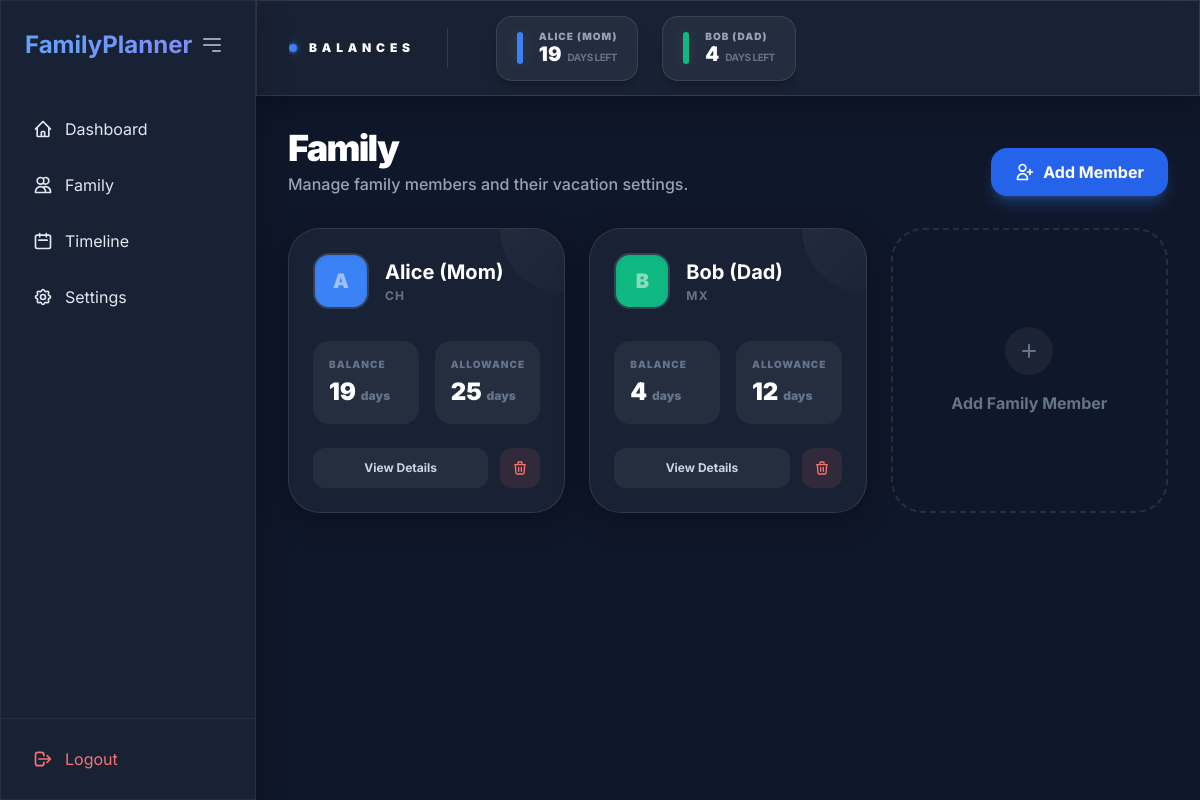
The page /family/ (signed in) on the database its author committed.
### app/models/models.py (models this page shows)
class FamilyMember(Base):
    __tablename__ = "family_members"
    id = Column(Integer, primary_key=True, index=True)
    name = Column(String)
    family_id = Column(Integer, ForeignKey("families.id"))
    country = Column(String)
    subdivision = Column(String, nullable=True)
    vacation_allowance = Column(Float)
    working_days = Column(Integer, default=5) # e.g., 5 days per week
    color = Column(String, default="#3b82f6") # Tailwind blue-500
    family = relationship("Family", back_populates="members")
    vacations = relationship("Vacation", back_populates="member", cascade="all, delete-orphan")

### app/routers/family.py (the view)
@router.get("/", response_class=HTMLResponse)
async def family_list(request: Request, db: Session = Depends(get_db)):
    user_id = request.session.get("user_id")
    if not user_id: return RedirectResponse(url="/login", status_code=303)
    from app.services.family_service import get_family_members
    family_members = get_family_members(db, user_id)
    family = db.query(Family).filter(Family.owner_id == user_id).first()
    return templates.TemplateResponse(request=request, name="family.html", context={
        "members": family_members,
        "family": family,
        "family_members": family_members
    })

### app/templates/family.html (shortened to what this page needs)
{% extends "base.html" %}
{% block content %}
<div class="space-y-8">
    <header class="flex justify-between items-end">
        <div>
            <h1 class="text-4xl font-black text-white tracking-tighter">Family</h1>
            <p class="text-slate-400 font-medium mt-1">Manage family members and their vacation settings.</p>
        </div>
        <button hx-get="/family/add-member" hx-target="#modal-content" class="px-6 py-3 bg-blue-600 hover:bg-blue-700 text-white rounded-2xl font-bold transition-all shadow-lg shadow-blue-500/30 flex items-center">
            <svg class="w-5 h-5 mr-2" fill="none" stroke="currentColor" viewBox="0 0 24 24"><path stroke-linecap="round" stroke-linejoin="round" stroke-width="2" d="M18 9v3m0 0v3m0-3h3m-3 0h-3m-2-5a4 4 0 11-8 0 4 4 0 018 0zM3 20a6 6 0 0112 0v1H3v-1z"></path></svg>
            Add Member
        </button>
    </header>
    <div class="grid grid-cols-1 md:grid-cols-2 lg:grid-cols-3 gap-6">
        {% for member in members %}
        <div id="member-{{ member.id }}" class="glass p-6 rounded-[2rem] hover:border-white/20 transition-all group relative overflow-hidden">
            <div class="absolute top-0 right-0 w-32 h-32 bg-gradient-to-br from-white/5 to-transparent rounded-full -mr-16 -mt-16 group-hover:scale-110 transition-transform duration-500"></div>
            <div class="flex items-start justify-between relative">
                <div class="flex items-center">
                    <div class="w-14 h-14 rounded-2xl flex-shrink-0 mr-4 border-2 border-slate-700 shadow-inner flex items-center justify-center text-xl font-black text-white/50" style="background-color: {{ member.color }}">
                        {{ member.name[0] }}
                    </div>
                    <div>
                        <h3 class="text-xl font-bold text-white group-hover:text-blue-400 transition-colors">{{ member.name }}</h3>
                        <p class="text-xs font-bold text-slate-500 uppercase tracking-widest mt-0.5">{{ member.country }}</p>
                    </div>
                </div>
            </div>
            <div class="mt-8 grid grid-cols-2 gap-4">
                <div class="bg-white/5 p-4 rounded-2xl">
                    <p class="text-[10px] font-black text-slate-500 uppercase tracking-widest">Balance</p>
                    <p class="text-2xl font-black text-white mt-1">{{ member.remaining_balance|int }} <span class="text-xs text-slate-500">days</span></p>
                </div>
                <div class="bg-white/5 p-4 rounded-2xl">
                    <p class="text-[10px] font-black text-slate-500 uppercase tracking-widest">Allowance</p>
                    <p class="text-2xl font-black text-white mt-1">{{ member.vacation_allowance|int }} <span class="text-xs text-slate-500">days</span></p>
                </div>
            </div>
            <div class="mt-6 flex space-x-3 relative">
                <a href="/family/{{ member.id }}" class="flex-1 inline-flex items-center justify-center px-4 py-3 bg-white/5 hover:bg-white/10 rounded-xl text-slate-300 text-xs font-bold transition-all">
                    View Details
                </a>
                <button hx-delete="/family/{{ member.id }}" hx-target="#member-{{ member.id }}" hx-swap="outerHTML" hx-confirm="Are you sure you want to remove {{ member.name }} from the family?" class="p-3 bg-red-400/10 hover:bg-red-400/20 rounded-xl text-red-400 transition-all">
                    <svg class="w-4 h-4" fill="none" stroke="currentColor" viewBox="0 0 24 24"><path stroke-linecap="round" stroke-linejoin="round" stroke-width="2" d="M19 7l-.867 12.142A2 2 0 0116.138 21H7.862a2 2 0 01-1.995-1.858L5 7m5 4v6m4-6v6m1-10V4a1 1 0 00-1-1h-4a1 1 0 00-1 1v3M4 7h16"></path></svg>
                </button>
            </div>
        </div>
        {% endfor %}
        <button hx-get="/family/add-member" hx-target="#modal-content" class="border-2 border-dashed border-white/10 rounded-[2rem] p-8 flex flex-col items-center justify-center text-slate-500 hover:text-slate-300 hover:border-white/20 transition-all group">
            <div class="w-12 h-12 rounded-full bg-white/5 flex items-center justify-center mb-4 group-hover:scale-110 transition-transform">
                <svg class="w-6 h-6" fill="none" stroke="currentColor" viewBox="0 0 24 24"><path stroke-linecap="round" stroke-linejoin="round" stroke-width="2" d="M12 6v6m0 0v6m0-6h6m-6 0H6"></path></svg>
            </div>
            <span class="font-bold">Add Family Member</span>
        </button>
    </div>
</div>
{% endblock %}

### app/templates/base.html (shortened to what this page needs)
<!DOCTYPE html>
<html lang="en">
<head>
    <script src="https://cdn.tailwindcss.com"></script>
    <link rel="stylesheet" href="https://cdnjs.cloudflare.com/ajax/libs/frappe-gantt/0.6.1/frappe-gantt.css">
</head>
<body class="text-slate-200 antialiased">
    <div class="flex h-screen overflow-hidden">
        {% if request.session.get('user_id') %}
        <aside id="sidebar" class="sidebar glass border-r border-white/5 flex flex-col z-20 shrink-0">
            <div class="p-6 flex items-center justify-between">
                <h1 class="text-2xl font-bold bg-gradient-to-r from-blue-400 to-indigo-400 bg-clip-text text-transparent sidebar-logo">
                </h1>
                <button onclick="toggleSidebar()" class="p-2 hover:bg-white/10 rounded-xl transition-all text-slate-400">
                    <svg class="w-6 h-6" fill="none" stroke="currentColor" viewBox="0 0 24 24"><path stroke-linecap="round" stroke-linejoin="round" stroke-width="2" d="M4 6h16M4 12h16m-7 6h7"></path></svg>
                </button>
            </div>
            <nav class="flex-1 px-4 space-y-2 mt-4">
                <a href="/dashboard" class="sidebar-link flex items-center px-4 py-3 rounded-xl transition-all hover:bg-white/5 {% if request.url.path == '/dashboard' %}sidebar-item-active{% endif %}">
                    <span class="sidebar-text">Dashboard</span>
                </a>
                <a href="/family" class="sidebar-link flex items-center px-4 py-3 rounded-xl transition-all hover:bg-white/5 {% if request.url.path == '/family' %}sidebar-item-active{% endif %}">
                    <svg class="w-5 h-5 mr-3 shrink-0" fill="none" stroke="currentColor" viewBox="0 0 24 24"><path stroke-linecap="round" stroke-linejoin="round" stroke-width="2" d="M12 4.354a4 4 0 110 5.292M15 21H3v-1a6 6 0 0112 0v1zm0 0h6v-1a6 6 0 00-9-5.197M13 7a4 4 0 11-8 0 4 4 0 018 0z"></path></svg>
                    <span class="sidebar-text">Family</span>
                </a>
                <a href="/calendar" class="sidebar-link flex items-center px-4 py-3 rounded-xl transition-all hover:bg-white/5 {% if request.url.path == '/calendar' %}sidebar-item-active{% endif %}">
                    <svg class="w-5 h-5 mr-3 shrink-0" fill="none" stroke="currentColor" viewBox="0 0 24 24"><path stroke-linecap="round" stroke-linejoin="round" stroke-width="2" d="M8 7V3m8 4V3m-9 8h10M5 21h14a2 2 0 002-2V7a2 2 0 00-2-2H5a2 2 0 00-2 2v12a2 2 0 002 2z"></path></svg>
                    <span class="sidebar-text">Timeline</span>
                </a>
                <a href="/settings" class="sidebar-link flex items-center px-4 py-3 rounded-xl transition-all hover:bg-white/5 {% if request.url.path == '/settings' %}sidebar-item-active{% endif %}">
                    <span class="sidebar-text">Settings</span>
                </a>
            </nav>
            <div class="p-4 border-t border-white/5">
                <a href="/logout" class="logout-btn flex items-center px-4 py-3 rounded-xl text-red-400 hover:bg-red-400/10 transition-all">
                    <svg class="w-5 h-5 mr-3 shrink-0" fill="none" stroke="currentColor" viewBox="0 0 24 24"><path stroke-linecap="round" stroke-linejoin="round" stroke-width="2" d="M17 16l4-4m0 0l-4-4m4 4H7m6 4v1a3 3 0 01-3 3H6a3 3 0 01-3-3V7a3 3 0 013-3h4a3 3 0 013 3v1"></path></svg>
                    <span class="logout-text">Logout</span>
                </a>
            </div>
        </aside>
        {% endif %}
        <div class="flex-1 flex flex-col overflow-hidden">
            {% if request.session.get('user_id') %}
            <header class="glass h-24 border-b border-white/10 flex items-center px-8 z-10 shrink-0">
                <div class="flex items-center space-x-6 overflow-x-auto no-scrollbar py-3">
                    <div class="flex items-center mr-6">
                        <div class="relative flex items-center justify-center mr-3">
                            <div class="absolute w-3 h-3 bg-blue-500/20 rounded-full animate-ping"></div>
                            <div class="w-2 h-2 rounded-full bg-blue-500 shadow-[0_0_8px_rgba(59,130,246,0.5)]"></div>
                        </div>
                        <span class="text-xs font-black text-white uppercase tracking-[0.4em] whitespace-nowrap">Balances</span>
                    </div>
                    {% if family_members %}
                        {% for person in family_members %}
                        <div class="flex items-center space-x-4 bg-white/5 hover:bg-white/10 border border-white/10 hover:border-white/20 px-5 py-3 rounded-2xl transition-all duration-300 group cursor-pointer shadow-lg shadow-black/20"
                             onclick="window.location.href='/family/{{ person.id }}'">
                            <div class="w-1.5 h-8 rounded-full shadow-[0_0_15px_rgba(255,255,255,0.1)]" style="background-color: {{ person.color }}"></div>
                            <div class="flex flex-col -space-y-1">
                                <span class="text-[10px] font-black text-slate-400 uppercase tracking-[0.1em] group-hover:text-white transition-colors">{{ person.name }}</span>
                                <div class="flex items-baseline space-x-1.5">
                                    <span class="text-xl font-black text-white group-hover:text-blue-400 transition-colors">{{ person.remaining_balance|int }}</span>
                                    <span class="text-[10px] font-bold text-slate-500 uppercase tracking-tighter">days left</span>
                                </div>
                            </div>
                        </div>
                        {% endfor %}
                    {% else %}
                        <span class="text-xs text-slate-500 italic">No family members added yet.</span>
                    {% endif %}
                </div>
            </header>
            {% endif %}
            <main class="flex-1 overflow-y-auto p-8 relative">
                {% block content %}{% endblock %}
            </main>
        </div>
    </div>
</body>
</html>

### app/templates/base.html (style rules this page uses)
body { font-family: 'Inter', sans-serif; background: #0f172a; min-height: 100vh; color: #f1f5f9; }
.glass { background: rgba(30, 41, 59, 0.7); backdrop-filter: blur(16px); -webkit-backdrop-filter: blur(16px); border: 1px solid rgba(255, 255, 255, 0.1); box-shadow: 0 8px 32px 0 rgba(0, 0, 0, 0.3); }
.sidebar { width: 16rem; transition: all 0.3s cubic-bezier(0.4, 0, 0.2, 1); }

### rows shown on the page
FamilyMember: name "ALICE (MOM)", remaining_balance "19", name "A", name "Alice (Mom)", country "CH", vacation_allowance "25"
FamilyMember: name "BOB (DAD)", remaining_balance "4", name "B", name "Bob (Dad)", country "MX", vacation_allowance "12"
